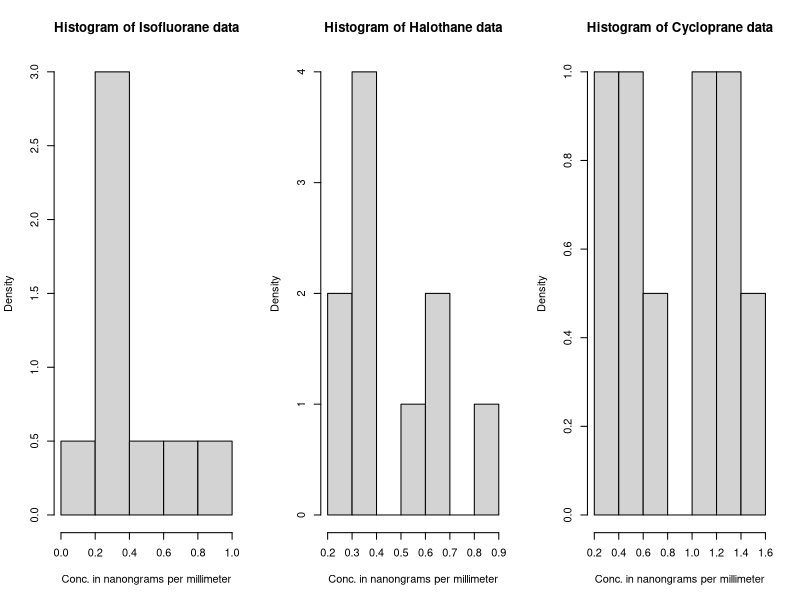
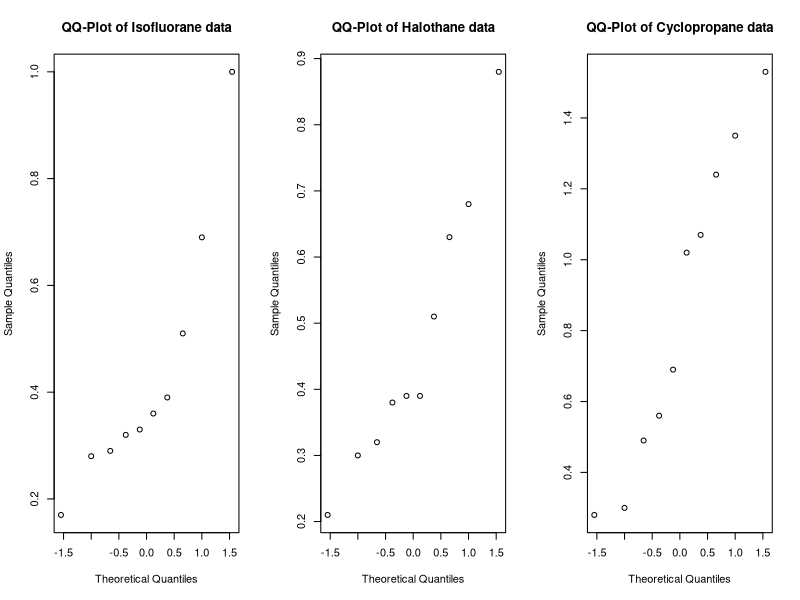

Recreate these plots in R, in order.
## ---- chunk 1
knitr::opts_chunk$set(echo = TRUE)
## ---- chunk 2
dogs_data = read.table("dogs.txt",header=TRUE)
Isofluorane = dogs_data$isofluorane
Halothane = dogs_data$halothane
Cyclopropane = dogs_data$cyclopropane

## ---- chunk 3
par(mfrow=c(1,3))
hist(Isofluorane,main="Histogram of Isofluorane data",probability = TRUE,xlab="Conc. in nanongrams per millimeter")
hist(Halothane,main="Histogram of Halothane data", probability = TRUE, xlab="Conc. in nanongrams per millimeter")
#par(mfrow=c(1,1))
hist(Cyclopropane,main="Histogram of Cycloprane data", probability = TRUE, xlab="Conc. in nanongrams per millimeter")
## ---- chunk 4
par(mfrow=c(1,3))
qqnorm(Isofluorane,main="QQ-Plot of Isofluorane data")
qqnorm(Halothane,main="QQ-Plot of Halothane data")
qqnorm(Cyclopropane,main="QQ-Plot of Cyclopropane data")
## ---- chunk 5
shapiro.test(Isofluorane)
shapiro.test(Halothane)
shapiro.test(Cyclopropane)
